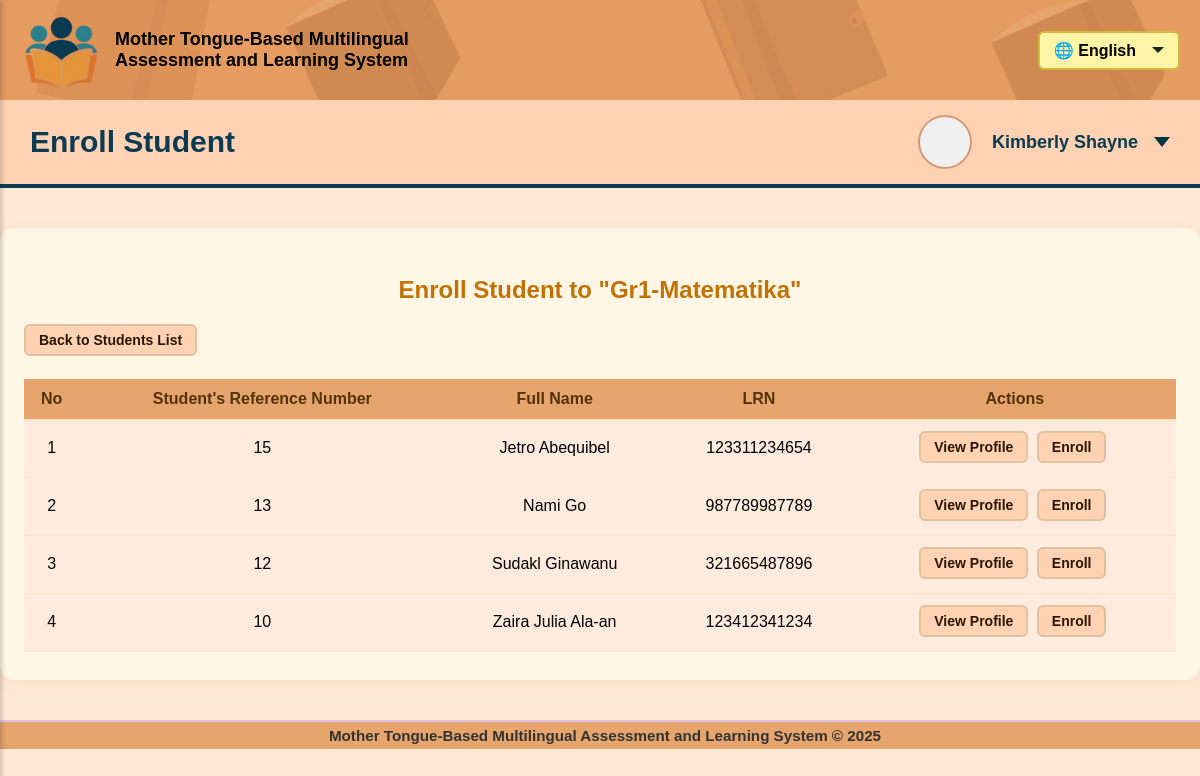
/educator/enroll_student.php?subjectRefNo=3 (signed in), run on the app's committed database.
### tables this page shows
CREATE TABLE `subject` (
  `subjectRefNo` int(10) UNSIGNED NOT NULL,
  `subjectIdNo` int(7) UNSIGNED NOT NULL,
  `subjTitle` varchar(155) NOT NULL,
  `subjDescription` text NOT NULL,
  `mtLanguage` varchar(30) NOT NULL,
  `adminCreator` int(6) UNSIGNED NOT NULL,
  `assignedEducator` int(10) UNSIGNED DEFAULT NULL,
  `schoolIdNo` int(6) UNSIGNED NOT NULL
);

CREATE TABLE `student` (
  `studentNo` int(6) UNSIGNED NOT NULL,
  `accRefNo` int(10) UNSIGNED NOT NULL,
  `schoolIdNo` int(6) UNSIGNED NOT NULL,
  `lrn` varchar(12) NOT NULL,
  `fullName` varchar(70) NOT NULL,
  `parentGuardianName` varchar(70) NOT NULL,
  `pgRStoStudent` enum('Father','Mother','Guardian','Sibling','Close Relative') DEFAULT NULL,
  `pgDOB` date NOT NULL,
  `pgMaritalStatus` varchar(15) NOT NULL,
  `pgEmailAdd` varchar(30) NOT NULL,
  `pgContactNo` varchar(12) NOT NULL
);

### educator/enroll_student.php (the view, shortened to what this page needs)
<?php
require_once '../sql/db_connect.php';
$educatorRefNo = $_SESSION['accRefNo'];
$schoolIdNo = $_SESSION['schoolIdNo'];
$subjectRefNo = isset($_GET['subjectRefNo']) ? intval($_GET['subjectRefNo']) : 0;
$checkSql = "SELECT subjTitle FROM subject WHERE subjectRefNo = ? AND assignedEducator = ?";
$stmt = $conn->prepare($checkSql);
$stmt->bind_param("ii", $subjectRefNo, $educatorRefNo);
$stmt->execute();
$stmt->bind_result($subjTitle);
$students = [];
$sql = "SELECT s.accRefNo, s.studentNo, s.fullName, s.lrn, s.schoolIdNo,
               s.parentGuardianName, s.pgRStoStudent, s.pgDOB, s.pgMaritalStatus, s.pgEmailAdd, s.pgContactNo,
               u.dob, u.username
        FROM student s
        JOIN mtbmalusers u ON s.accRefNo = u.accRefNo
        LEFT JOIN (
            SELECT studentAccRefNo
            FROM enrolled_students
            WHERE subjectRefNo = ? AND status = 'Enrolled'
        ) es ON s.accRefNo = es.studentAccRefNo
        WHERE s.schoolIdNo = ? AND es.studentAccRefNo IS NULL
        ORDER BY s.fullName ASC";
$stmt = $conn->prepare($sql);
$stmt->bind_param("ii", $subjectRefNo, $schoolIdNo);
$stmt->execute();
$stmt->bind_result($accRefNo, $studentNo, $fullName, $lrn, $schoolIdNo, $parentGuardianName, $pgRStoStudent, $pgDOB, $pgMaritalStatus, $pgEmailAdd, $pgContactNo, $dob, $username);
while ($stmt->fetch()) {
    $students[] = [
        'accRefNo' => $accRefNo,
        'studentNo' => $studentNo,
        'fullName' => $fullName,
        'lrn' => $lrn,
        'schoolIdNo' => $schoolIdNo,
        'parentGuardianName' => $parentGuardianName,
        'pgRStoStudent' => $pgRStoStudent,
        'pgDOB' => $pgDOB,
        'pgMaritalStatus' => $pgMaritalStatus,
        'pgEmailAdd' => $pgEmailAdd,
        'pgContactNo' => $pgContactNo,
        'dob' => $dob,
        'username' => $username
    ];
}
?>
<!DOCTYPE html>
<html lang="en">
<head>
    <link rel="stylesheet" href="../style/welcome_educator-style.css">
</head>
<body>
<button onclick="toggleSidebar()" class="toggle-btn" style="cursor: pointer;"></button>
<div class="main-content">
    <div class="topbar">
        <div class="left">
            <div class="logo-topbar" onclick="toggleSidebar()">
                <img src="../images/MTB-MAL_logo-alt.png" alt="MTB-MAL Logo">
            </div>
            <div class="system-title">
                Mother Tongue-Based Multilingual Assessment and Learning System
            </div>
        </div>
        <div class="right">
            <div class="language-selector" onclick="toggleDropdown1()">
                <div class="language">🌐 English</div>
                <div id="dropdown-arrow1" class="dropdown-arrow1 down"></div>
            </div>
        </div>
    </div>
    <div class="second-bar">
        <span>Enroll Student</span>
        <div class="profile-container" onclick="toggleDropdown2()">
            <div class="profile-circle"></div>
            <span style="font-size:18px; font-weight:bold; margin-left:10px;">
                <?php echo isset($_SESSION['firstName']) ? htmlspecialchars($_SESSION['firstName']) : "Educator"; ?>
            </span>
            <div id="dropdown-arrow2" class="dropdown-arrow2 down"></div>
        </div>
    </div>
    <div class="enroll-container">
        <h2 style="text-align:center; color:#c27204;">Enroll Student to "<?php echo htmlspecialchars($subjTitle); ?>"</h2>
        <a href="educator_manage_student_records.php?subjectRefNo=<?php echo urlencode($subjectRefNo); ?>" class="back-btn">Back to Students List</a>
        <?php if (count($students) > 0): ?>
        <table class="students-table">
            <thead>
                <tr>
                    <th>No</th>
                    <th>Student's Reference Number</th>
                    <th>Full Name</th>
                    <th>LRN</th>
                    <th>Actions</th>
                </tr>
            </thead>
            <tbody>
            <?php $rowNo = 1; foreach ($students as $stud): ?>
                <tr>
                    <td><?php echo $rowNo++; ?></td>
                    <td><?php echo htmlspecialchars($stud['accRefNo']); ?></td>
                    <td><?php echo htmlspecialchars($stud['fullName']); ?></td>
                    <td><?php echo htmlspecialchars($stud['lrn']); ?></td>
                    <td>
                        <button
                        type="button"
                        class="profile-btn"
                        onclick="showProfileModal(this)"
                        data-fullname="<?php echo htmlspecialchars($stud['fullName']); ?>"
                        data-dob="<?php echo htmlspecialchars($stud['dob']); ?>"
                        data-lrn="<?php echo htmlspecialchars($stud['lrn']); ?>"
                        data-schoolidno="<?php echo htmlspecialchars($stud['schoolIdNo']); ?>"
                        data-accrefno="<?php echo htmlspecialchars($stud['accRefNo']); ?>"
                        data-username="<?php echo htmlspecialchars($stud['username']); ?>"
                        data-parentguardianname="<?php echo htmlspecialchars($stud['parentGuardianName']); ?>"
                        data-pgmaritalstatus="<?php echo htmlspecialchars($stud['pgMaritalStatus']); ?>"
                        data-pgrstostudent="<?php echo htmlspecialchars($stud['pgRStoStudent']); ?>"
                        data-pgdob="<?php echo htmlspecialchars($stud['pgDOB']); ?>"
                        data-pgemailadd="<?php echo htmlspecialchars($stud['pgEmailAdd']); ?>"
                        data-pgcontactno="<?php echo htmlspecialchars($stud['pgContactNo']); ?>"
                        >View Profile</button>
                        <form method="post" style="display:inline;" onsubmit="return confirmEnroll('<?php echo htmlspecialchars(addslashes($stud['fullName'])); ?>');">
                            <button type="submit" class="enroll-btn">Enroll</button>
                        </form>
                    </td>
                </tr>
            <?php endforeach; ?>
            </tbody>
        </table>
        <?php else: ?>
            <div class="no-students">No eligible students available for enrollment.</div>
        <?php endif; ?>
    </div>
    <footer class="footer">Mother Tongue-Based Multilingual Assessment and Learning System © 2025</footer>
</div>
</body>
</html>

### style/welcome_educator-style.css (style rules this page uses)
body { font-family: Arial, sans-serif; background-color: #FFE9D5; margin: 0; }
.topbar { position: relative; background-color: #E6A56C; display: flex; justify-content: space-between; align-items: center; padding: 10px 20px; overflow: hidden; }
.topbar::before { content: ""; position: absolute; top: 0; left: 0; right: 0; bottom: 0; background-image: url('../images/book_bg.jpg'); background-size: cover; background-position: center; opacity: 0.3; z-index: 0; }
.topbar > * { position: relative; z-index: 1; }
.topbar .left { display: flex; align-items: center; gap: 15px; }
.logo-topbar { width: 80px; height: 80px; display: flex; align-items: center; justify-content: center; font-weight: bold; cursor: pointer; }
.logo-topbar img { height: 80px; width: auto; transition: all 0.3s ease; cursor: pointer; }
.system-title { font-size: 18px; font-weight: bold; max-width: 300px; }
.topbar .right { display: flex; align-items: center; gap: 10px; }
.language-selector { display: flex; align-items: center; gap: 10px; padding: 8px 14px; background-color: #fff3a6; border: 2px solid #d1b939; border-radius: 6px; cursor: pointer; font-weight: bold; transition: background 0.2s ease; }
.dropdown-arrow1 { width: 0; height: 0; border-left: 6px solid transparent; border-right: 6px solid transparent; margin-left: 6px; }
.dropdown-arrow1.down { border-top: 6px solid #222; }
.second-bar { background-color: #FFD2B3; padding: 15px 30px; display: flex; align-items: center; justify-content: space-between; font-size: 30px; font-weight: bold; color: #0A3B52; border-bottom: 4px solid #0A3B52; }
.profile-container { display: flex; align-items: center; gap: 10px; cursor: pointer; position: relative; }
.profile-circle { width: 50px; height: 50px; background-color: #f0f0f0; border: 2px solid #d49972; border-radius: 50%; }
.dropdown-arrow2 { width: 0; height: 0; border-left: 8px solid transparent; border-right: 8px solid transparent; margin-left: 6px; }
.dropdown-arrow2.down { border-top: 10px solid #043344; }
a { text-decoration: none; color: inherit; }
.toggle-btn { position: absolute; top: 10px; left: 10px; font-size: 1.5rem; background: none; border: none; cursor: pointer; }
.footer { width: 100%; text-align: center; padding: 5px; background-color: #E6A56C; color: #333; font-weight: bold; font-size: 0.95em; margin-top: 40px; border-top: 2px solid #e0c2e7; margin-bottom: 20px; }

### educator/enroll_student.php (style rules this page uses)
.enroll-container { max-width: 1350px; margin: 40px auto 0 auto; background: #fff6e6; border-radius: 14px; box-shadow: 0 4px 15px rgba(230, 165, 108, 0.12); padding: 28px 24px 28px 24px; }
.students-table { width: 100%; border-collapse: collapse; margin-top: 20px; }
.students-table th, .students-table td { padding: 11px 7px; text-align: center; }
.students-table th { background: #E6A56C; color: #543309; }
.students-table tr { border-bottom: 1px solid #ffe2c0; }
.students-table td { background: #ffebdd; }
.enroll-btn, .back-btn, .profile-btn { margin: 0 4px 3px 0; padding: 6px 13px; border-radius: 6px; font-size: 14px; font-weight: bold; background: #FFD2B3; color: #2c1500; border: 2px solid #e0c2a0; cursor: pointer; transition: background 0.19s; text-decoration: none; display: inline-block; }

### data on the page
subject: subjTitle "Gr1-Matematika"
student: accRefNo "15", fullName "Jetro Abequibel", lrn "123311234654"
student: accRefNo "13", fullName "Nami Go", lrn "987789987789"
student: accRefNo "12", fullName "Sudakl Ginawanu", lrn "321665487896"
student: accRefNo "10", fullName "Zaira Julia Ala-an", lrn "123412341234"

### other printed values
$_SESSION['firstName'] "Kimberly Shayne"
